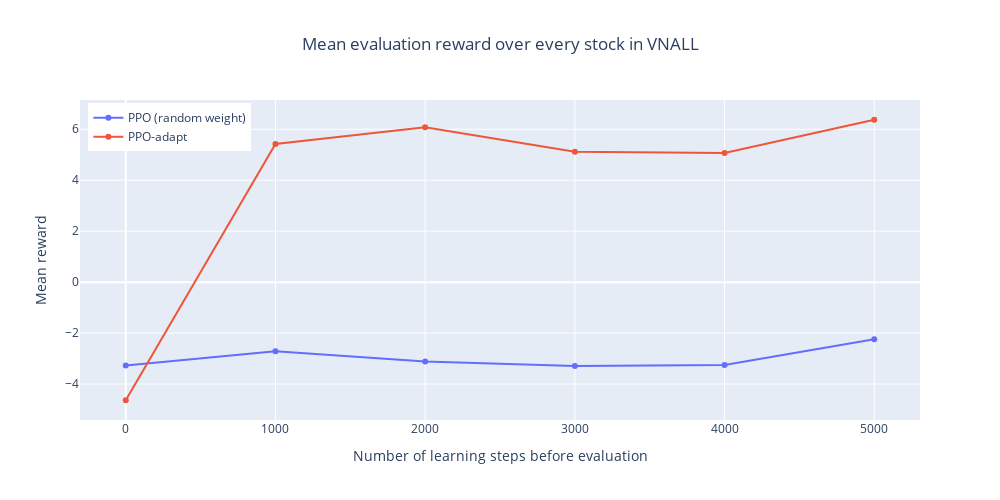

Notebook code cell kept with this figure:
### Code cell
import plotly.graph_objects as go
fig = go.Figure()
fig.update_layout(width=1000, height=500)
fig.update_layout(title=f"Mean evaluation reward over every stock in VNALL", title_x=0.5)
fig.update_xaxes(title_text="Number of learning steps before evaluation")
fig.update_yaxes(title_text="Mean reward")
fig.add_trace(go.Scatter(x=group_df['ppo'].index*1000, y=group_df['ppo']['mean'],
                    mode='lines+markers',
                    name='PPO (random weight)'))
fig.add_trace(go.Scatter(x=group_df['ppo_adapt'].index*1000, y=group_df['ppo_adapt']['mean'],
                    mode='lines+markers',
                    name='PPO-adapt'))
fig.update_layout(legend=dict(
    yanchor="top",
    y=0.99,
    xanchor="left",
    x=0.01
))
fig.show()

### Figure 1 — Plotly figure (JSON) as saved in the notebook; plotly's stock layout.template omitted (floating-point values rounded to 4 significant figures)
{"data": [{"mode": "lines+markers", "name": "PPO (random weight)", "type": "scatter", "x": [0, 1000, 2000, 3000, 4000, 5000], "y": [-3.268, -2.718, -3.119, -3.297, -3.252, -2.239]}, {"mode": "lines+markers", "name": "PPO-adapt", "type": "scatter", "x": [0, 1000, 2000, 3000, 4000, 5000], "y": [-4.637, 5.426, 6.08, 5.12, 5.066, 6.374]}], "layout": {"height": 500, "legend": {"x": 0.01, "xanchor": "left", "y": 0.99, "yanchor": "top"}, "title": {"text": "Mean evaluation reward over every stock in VNALL", "x": 0.5}, "width": 1000, "xaxis": {"title": {"text": "Number of learning steps before evaluation"}}, "yaxis": {"title": {"text": "Mean reward"}}}}
